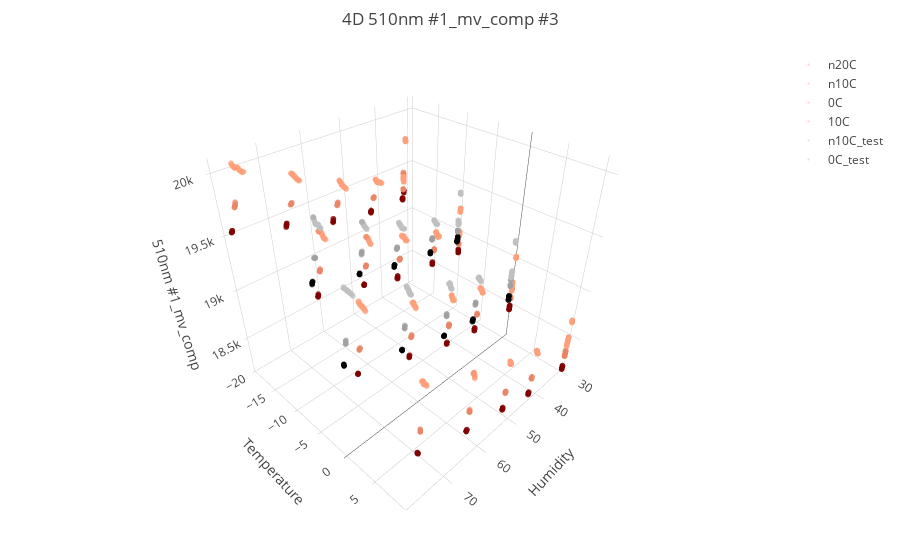

Notebook code for this chart:
### Markdown cell above
# Overview 4D data

### Code cell
# 4D plot
training_data = {
             'n20C':df_n20C,
             'n10C':df_n10C,
              '0C':df_0C,
             '10C':df_10C,
#              '20C':df_20C,
#              '30C':df_30C,
#              '40C':df_40C,
#              '50C':df_50C,
            }

testing_data = {
             'n10C_test':df_test_n10C,
             '0C_test':df_test_0C,
#              '0C_test_2':df_test_0C_2,
#              '10C_test':df_test_10C,
#              '20C_test':df_test_20C,
#              '20C_test_2':df_test_20C_2,
#              '20C_test_3':df_test_20C_3,
#              '20C_test_4':df_test_20C_4,
#              '20C_test_5':df_test_20C_5,
#              '20C_test_6':df_test_20C_6,
#              '20C_test_7':df_test_20C_7,
    
#              '25C_test_1':df_test_25C_1,
#              '25C_test_2':df_test_25C_2,
    
#              '15C_test_1':df_test_15C_1,
#              '15C_test_2':df_test_15C_2,
#              '40C_test':df_test_40C,
#              '10C_diffusion':df_test_10C_diffusion,
#              'df_pig_barn':df_pig_barn
            }
channel_list=['510nm #1_mv_comp']
module_4D.plot_4D(training_data, testing_data, channel_list, sensor_number)

### Figure 1 — Plotly figure (JSON) as saved in the notebook; plotly's stock layout.template omitted (floating-point values rounded to 4 significant figures; data arrays with more than 128 entries replaced by an {"elided": "..."} marker saying what was removed)
{"data": [{"marker": {"color": {"elided": "300 float values"}, "colorscale": [[0, "rgb(255,160,122)"], [1, "rgb(128,0,0)"]], "opacity": 0.5, "size": 2, "symbol": "circle"}, "mode": "markers", "name": "n20C", "type": "scatter3d", "uid": "0d38ae06-d053-4ffb-8c1f-4d6f9eb5fcae", "x": {"elided": "300 float values"}, "y": {"elided": "300 float values"}, "z": {"elided": "300 float values"}}, {"marker": {"color": {"elided": "300 float values"}, "colorscale": [[0, "rgb(255,160,122)"], [1, "rgb(128,0,0)"]], "opacity": 0.5, "size": 2, "symbol": "circle"}, "mode": "markers", "name": "n10C", "type": "scatter3d", "uid": "38d963a7-ae6d-461c-bc4b-13391afd669c", "x": {"elided": "300 float values"}, "y": {"elided": "300 float values"}, "z": {"elided": "300 float values"}}, {"marker": {"color": {"elided": "300 float values"}, "colorscale": [[0, "rgb(255,160,122)"], [1, "rgb(128,0,0)"]], "opacity": 0.5, "size": 2, "symbol": "circle"}, "mode": "markers", "name": "0C", "type": "scatter3d", "uid": "89b5508a-a31d-4410-b8ee-0d007433e11f", "x": {"elided": "300 float values"}, "y": {"elided": "300 float values"}, "z": {"elided": "300 float values"}}, {"marker": {"color": {"elided": "300 float values"}, "colorscale": [[0, "rgb(255,160,122)"], [1, "rgb(128,0,0)"]], "opacity": 0.5, "size": 2, "symbol": "circle"}, "mode": "markers", "name": "10C", "type": "scatter3d", "uid": "847a977c-0fac-438c-8e4c-f4b701ccc7dc", "x": {"elided": "300 float values"}, "y": {"elided": "300 float values"}, "z": {"elided": "300 float values"}}, {"marker": {"color": {"elided": "300 float values"}, "colorscale": [[0, "rgb(192,192,192)"], [1, "rgb(0,0,0)"]], "opacity": 0.5, "size": 2, "symbol": "circle"}, "mode": "markers", "name": "n10C_test", "type": "scatter3d", "uid": "6e7d0a75-3609-4496-8756-a7d1a1acbb68", "x": {"elided": "300 float values"}, "y": {"elided": "300 float values"}, "z": {"elided": "300 float values"}}, {"marker": {"color": {"elided": "300 float values"}, "colorscale": [[0, "rgb(192,192,192)"], [1, "rgb(0,0,0)"]], "opacity": 0.5, "size": 2, "symbol": "circle"}, "mode": "markers", "name": "0C_test", "type": "scatter3d", "uid": "a7b489ac-718f-49a0-8e8c-bc9116dfdef8", "x": {"elided": "300 float values"}, "y": {"elided": "300 float values"}, "z": {"elided": "300 float values"}}], "layout": {"margin": {"b": 50, "l": 50, "r": 50, "t": 50}, "scene": {"xaxis": {"title": {"text": "Humidity"}}, "yaxis": {"title": {"text": "Temperature"}}, "zaxis": {"title": {"text": "510nm #1_mv_comp"}}}, "title": {"text": "4D 510nm #1_mv_comp #3"}}}
